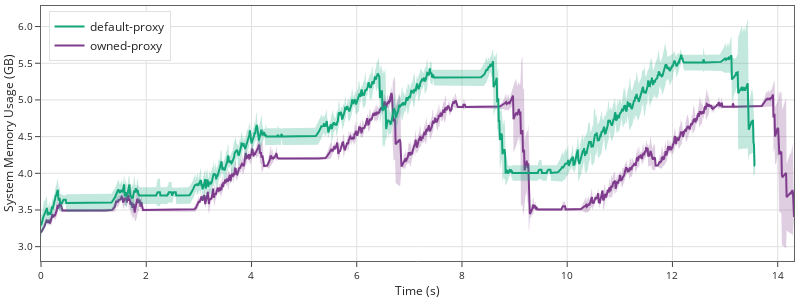

The code cell stored with this chart in its notebook:
### Markdown cell above
## Alderaan Testing Run

### Code cell
run_data, memory_log = load_data('../data/alderaan/2-memory-management')
memory_logs = extract_memory_logs(run_data, memory_log)

layout = dict(width=800, height=300)

fig = generate_figure(memory_logs, layout)
fig.show()

figure_dir = pathlib.Path('../figures/alderaan/')
figure_dir.mkdir(exist_ok=True)
fig.write_image(figure_dir / '2-memory-management.pdf')

### Figure 1 — Plotly figure (JSON) as saved in the notebook; plotly's stock layout.template omitted (floating-point values rounded to 4 significant figures; data arrays with more than 128 entries replaced by an {"elided": "..."} marker saying what was removed)
{"data": [{"line": {"color": "rgb(127, 60, 141)"}, "mode": "lines", "name": "owned-proxy", "type": "scatter", "x": {"elided": "1431 float values"}, "y": {"elided": "1431 float values"}}, {"line": {"width": 0}, "marker": {"color": "#444"}, "mode": "lines", "name": "owned-proxy-stdev-upper", "showlegend": false, "type": "scatter", "x": {"elided": "1431 float values"}, "y": {"elided": "1431 float values"}}, {"fill": "tonexty", "fillcolor": "rgba(127, 60, 141, 0.25)", "line": {"width": 0}, "marker": {"color": "#444"}, "mode": "lines", "name": "owned-proxy-stdev-lower", "showlegend": false, "type": "scatter", "x": {"elided": "1431 float values"}, "y": {"elided": "1431 float values"}}, {"line": {"color": "rgb(17, 165, 121)"}, "mode": "lines", "name": "default-proxy", "type": "scatter", "x": {"elided": "1358 float values"}, "y": {"elided": "1358 float values"}}, {"line": {"width": 0}, "marker": {"color": "#444"}, "mode": "lines", "name": "default-proxy-stdev-upper", "showlegend": false, "type": "scatter", "x": {"elided": "1358 float values"}, "y": {"elided": "1358 float values"}}, {"fill": "tonexty", "fillcolor": "rgba(17, 165, 121, 0.25)", "line": {"width": 0}, "marker": {"color": "#444"}, "mode": "lines", "name": "default-proxy-stdev-lower", "showlegend": false, "type": "scatter", "x": {"elided": "1358 float values"}, "y": {"elided": "1358 float values"}}], "layout": {"height": 300, "legend": {"x": 0.01, "xanchor": "left", "y": 0.98, "yanchor": "top"}, "width": 800, "xaxis": {"autorange": true, "range": [0, 14.31], "title": {"text": "Time (s)"}, "type": "linear"}, "yaxis": {"autorange": true, "range": [2.805, 6.28], "tickformat": ".1f", "title": {"text": "System Memory Usage (GB)"}, "type": "linear"}}}
